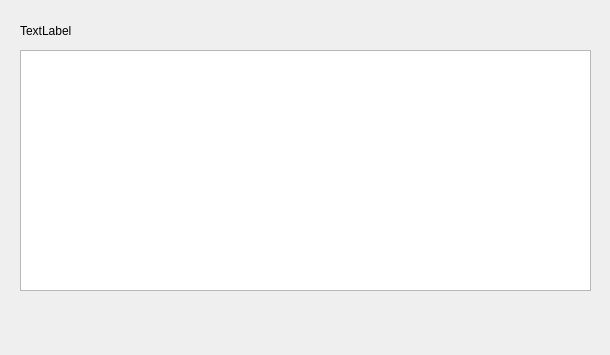
<?xml version="1.0" encoding="UTF-8"?>
<ui version="4.0">
 <class>PublicacionForm</class>
 <widget class="QWidget" name="PublicacionForm">
  <property name="geometry">
   <rect>
    <x>0</x>
    <y>0</y>
    <width>610</width>
    <height>355</height>
   </rect>
  </property>
  <property name="windowTitle">
   <string>Form</string>
  </property>
  <widget class="QLabel" name="label">
   <property name="geometry">
    <rect>
     <x>20</x>
     <y>20</y>
     <width>571</width>
     <height>21</height>
    </rect>
   </property>
   <property name="text">
    <string>TextLabel</string>
   </property>
  </widget>
  <widget class="QTextBrowser" name="textBrowser">
   <property name="geometry">
    <rect>
     <x>20</x>
     <y>50</y>
     <width>571</width>
     <height>241</height>
    </rect>
   </property>
  </widget>
 </widget>
 <resources/>
 <connections/>
</ui>
